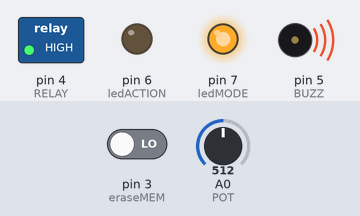
A sketch run on a simulated Arduino Uno, built with avr-gcc and run on an emulated ATmega328P. Parts: switched loads named in the sketch (green lamp = pin HIGH), output pins drawn as LEDs (lit = HIGH), buzzer (waves = sounding). Inputs (shaded band) come from the test bench; at power-on: A0 (POT) = 512, pin 3 (eraseMEM) LOW.

Above: at 1.2 s.
1.3 s: A0 (POT) set to 0
At 2.5 s:
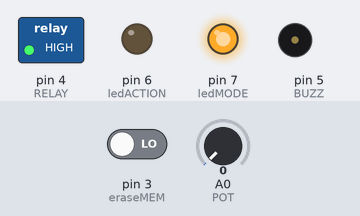
2.8 s: pin 3 (eraseMEM) driven HIGH
At 3.7 s:
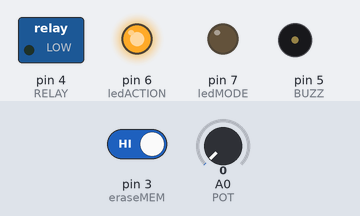
4.3 s: pin 3 (eraseMEM) driven LOW
At 4.8 s:
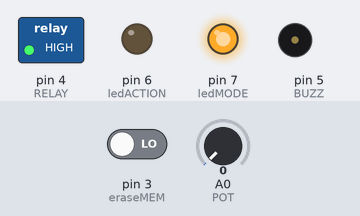
5.8 s: A0 (POT) set to 122
At 7.2 s:
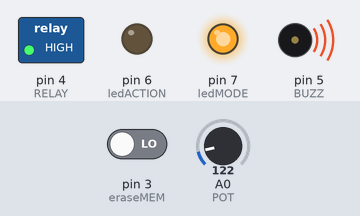
Timing chart, 0 to 8.3 s (numbered marks = the images above; inputs shaded):
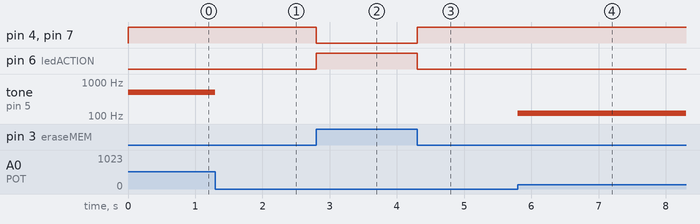

Measured:
- after the input at 1.3 s, tone on pin 5 (BUZZ): 500 Hz → silent at once
- after the input at 2.8 s, pin 4 (RELAY), pin 7 (ledMODE): HIGH → LOW at once; pin 6 (ledACTION): LOW → HIGH at once
- after the input at 4.3 s, pin 4 (RELAY), pin 7 (ledMODE): LOW → HIGH at once; pin 6 (ledACTION): HIGH → LOW at once
- after the input at 5.8 s, tone on pin 5 (BUZZ): silent → 119 Hz at once

The sketch:

test_button_leds_tone_pot_relay.ino
```cpp
#define eraseMEM 3
#define ledMODE 7
#define ledACTION 6
#define BUZZ 5
#define POT 0
#define RELAY 4

void setup() {
  pinMode(eraseMEM, INPUT);
  pinMode(ledMODE, OUTPUT);
  pinMode(ledACTION, OUTPUT);
  pinMode(RELAY, OUTPUT);
}

void loop() {
  int t = map(analogRead(POT),0,1024,0,1000);
  if(digitalRead(eraseMEM)) {
    digitalWrite(ledACTION, HIGH);
    digitalWrite(ledMODE, LOW);
    noTone(BUZZ);
    digitalWrite(RELAY, LOW);
    }
  else
    {
    digitalWrite(ledMODE, HIGH);
    digitalWrite(ledACTION, LOW);
    tone(BUZZ,t);
    digitalWrite(RELAY, HIGH);
    }
}
```
